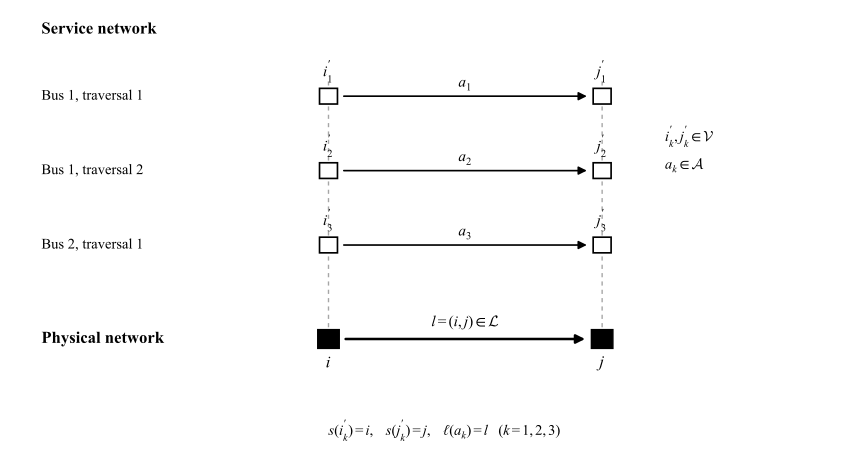

This chart was generated by the following Python code:
"""Draw the illustrative mapping from service events to a physical link."""

from pathlib import Path

import matplotlib.pyplot as plt
from matplotlib.patches import FancyArrowPatch, Rectangle


plt.rcParams.update({
    "font.family": "Times New Roman",
    "mathtext.fontset": "custom",
    "mathtext.rm": "Times New Roman",
    "mathtext.it": "Times New Roman:italic",
    "mathtext.bf": "Times New Roman:bold",
    "mathtext.cal": "cmsy10",
    "mathtext.fallback": "stix",
    "pdf.fonttype": 42,
})
out = Path(__file__).resolve().parent
fig, ax = plt.subplots(figsize=(8.4, 4.6))
ax.set_xlim(-1.55, 7.7)
ax.set_ylim(-0.85, 4.9)
ax.axis("off")
x1, x2 = 2.0, 5.05
ys = [3.8, 2.85, 1.9]
ax.text(-1.2, 4.6, "Service network", fontsize=12, fontweight="bold")
ax.text(-1.2, 0.7, "Physical network", fontsize=12, fontweight="bold", va="center")
for x in (x1, x2):
    ax.plot([x, x], [0.85, 4.02], color="0.65", lw=1.0,
            linestyle=(0, (3, 3)), zorder=0)
for k, (y, label) in enumerate(zip(ys, ["Bus 1, traversal 1", "Bus 1, traversal 2", "Bus 2, traversal 1"]), 1):
    ax.text(-1.2, y, label, fontsize=10.5, va="center")
    for x, name in ((x1, rf"$i^\prime_{{{k}}}$"), (x2, rf"$j^\prime_{{{k}}}$")):
        ax.add_patch(Rectangle((x - 0.10, y - 0.10), 0.20, 0.20,
                               facecolor="white", edgecolor="black", lw=1.2, zorder=3))
        ax.text(x, y + 0.16, name, fontsize=11, ha="center", va="bottom")
    ax.add_patch(FancyArrowPatch((x1 + 0.14, y), (x2 - 0.14, y),
                                arrowstyle="-|>", mutation_scale=12, lw=1.2, color="black"))
    ax.text((x1 + x2) / 2, y + 0.12, rf"$a_{k}$", fontsize=11, ha="center")
ax.text(5.75, 3.12, r"$i^\prime_k,j^\prime_k\in\mathcal{V}$" + "\n" +
        r"$a_k\in\mathcal{A}$", fontsize=10.5, va="center", linespacing=1.8)
for x, name in ((x1, r"$i$"), (x2, r"$j$")):
    ax.add_patch(Rectangle((x - 0.12, 0.58), 0.24, 0.24,
                           facecolor="black", edgecolor="black", zorder=3))
    ax.text(x, 0.48, name, fontsize=12, ha="center", va="top")
ax.add_patch(FancyArrowPatch((x1 + 0.16, 0.70), (x2 - 0.16, 0.70),
                            arrowstyle="-|>", mutation_scale=13, lw=1.8, color="black"))
ax.text((x1 + x2) / 2, 0.86, r"$l=(i,j)\in\mathcal{L}$",
        fontsize=11, ha="center")
ax.text(2.0, -0.54,
        r"$s(i^\prime_k)=i,\quad s(j^\prime_k)=j,\quad \ell(a_k)=l\quad(k=1,2,3)$",
        fontsize=10.5)
fig.tight_layout(pad=0.35)
fig.savefig(out / "physical_service_mapping.pdf", bbox_inches="tight", facecolor="white")
fig.savefig(out / "physical_service_mapping.png", dpi=200, bbox_inches="tight", facecolor="white")
